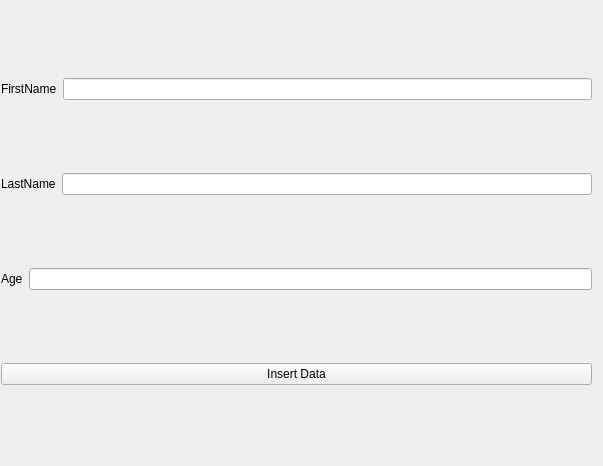
<?xml version="1.0" encoding="UTF-8"?>
<ui version="4.0">
 <class>Widget</class>
 <widget class="QWidget" name="Widget">
  <property name="geometry">
   <rect>
    <x>0</x>
    <y>0</y>
    <width>603</width>
    <height>466</height>
   </rect>
  </property>
  <property name="windowTitle">
   <string>Widget</string>
  </property>
  <widget class="QWidget" name="">
   <property name="geometry">
    <rect>
     <x>1</x>
     <y>11</y>
     <width>591</width>
     <height>441</height>
    </rect>
   </property>
   <layout class="QVBoxLayout" name="verticalLayout">
    <item>
     <layout class="QHBoxLayout" name="horizontalLayout">
      <item>
       <widget class="QLabel" name="label">
        <property name="text">
         <string>FirstName</string>
        </property>
       </widget>
      </item>
      <item>
       <widget class="QLineEdit" name="lineEditFirst"/>
      </item>
     </layout>
    </item>
    <item>
     <layout class="QHBoxLayout" name="horizontalLayout_2">
      <item>
       <widget class="QLabel" name="label_2">
        <property name="text">
         <string>LastName</string>
        </property>
       </widget>
      </item>
      <item>
       <widget class="QLineEdit" name="lineEditLast"/>
      </item>
     </layout>
    </item>
    <item>
     <layout class="QHBoxLayout" name="horizontalLayout_3">
      <item>
       <widget class="QLabel" name="label_3">
        <property name="text">
         <string>Age</string>
        </property>
       </widget>
      </item>
      <item>
       <widget class="QLineEdit" name="lineEditAge"/>
      </item>
     </layout>
    </item>
    <item>
     <widget class="QPushButton" name="insertData">
      <property name="text">
       <string>Insert Data</string>
      </property>
     </widget>
    </item>
   </layout>
  </widget>
 </widget>
 <resources/>
 <connections/>
</ui>
